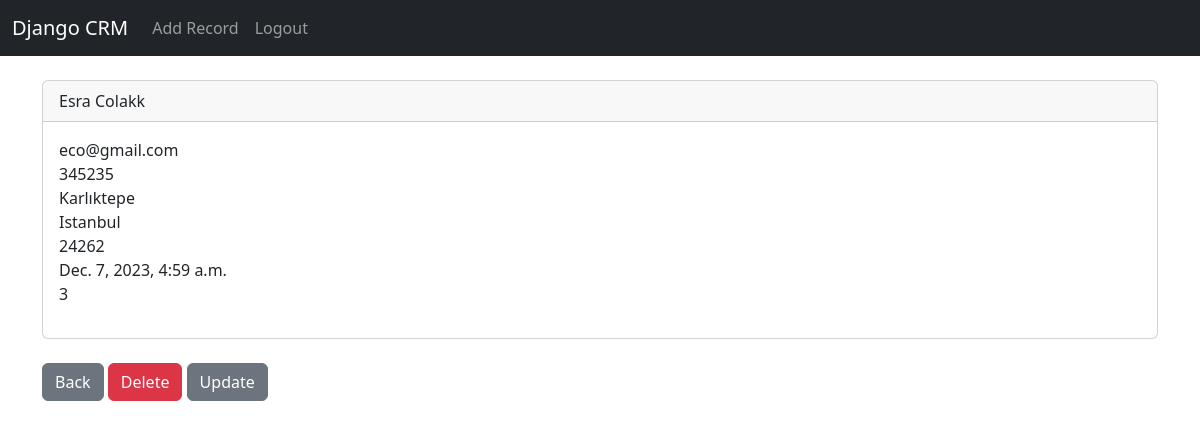
Screenshot of /record/3 (signed in) with the database file from the repository.
### website/models.py (models this page shows, shortened)
class Record(models.Model):
	created_at = models.DateTimeField(auto_now_add=True)
	first_name = models.CharField(max_length=50)
	last_name = models.CharField(max_length=50)
	email = models.CharField(max_length=50)
	phone = models.CharField(max_length=50)
	address = models.CharField(max_length=50)
	city = models.CharField(max_length=50)
	zipcode = models.CharField(max_length=50)

### website/views.py (the view)
# urls.py: path('record/<int:pk>', views.customer_record, name='record'),
def customer_record(request, pk):
	if request.user.is_authenticated:
		customer_record = Record.objects.get(id=pk)
		return render(request, 'record.html', {'customer_record': customer_record})
	else:
		messages.success(request, 'You must be logged in to view this page')
		return redirect('home')

### website/templates/record.html
{% extends 'base.html' %}
{% block content %}
<br>
<div class="card">
	<div class="card-header">
		{{ customer_record.first_name }}
		{{ customer_record.last_name }}
	</div>
	<div class="card-body">
		<p class="cart-text">
			{{ customer_record.email }}<br>
			{{ customer_record.phone }}<br>
			{{ customer_record.address }}<br>
			{{ customer_record.city }}<br>
			{{ customer_record.zipcode }}<br>
			{{ customer_record.created_at }}<br>
			{{ customer_record.id }}<br>
		</p>
	</div>
</div>
<br>
<a href="{% url 'home' %}" class='btn btn-secondary'>Back</a>
<a href="{% url 'delete_record' customer_record.id %}" class='btn btn-danger'>Delete</a>
<a href="{% url 'update_record' customer_record.id %}" class='btn btn-secondary'>Update</a>
{% endblock %}

### rows the page displays
Record: first_name "Esra", last_name "Colakk", email "eco@gmail.com", phone "345235", address "Karlıktepe", city "Istanbul", zipcode "24262", created_at "Dec. 7, 2023, 4:59 a.m.", id "3"
